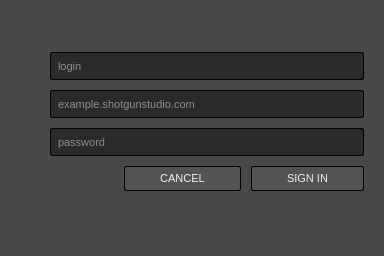
<?xml version="1.0" encoding="UTF-8"?>
<ui version="4.0">
 <class>LoginDialog</class>
 <widget class="QDialog" name="LoginDialog">
  <property name="windowModality">
   <enum>Qt::ApplicationModal</enum>
  </property>
  <property name="geometry">
   <rect>
    <x>0</x>
    <y>0</y>
    <width>384</width>
    <height>256</height>
   </rect>
  </property>
  <property name="windowTitle">
   <string>Shotgun Login</string>
  </property>
  <property name="windowIcon">
   <iconset resource="resources.qrc">
    <normaloff>:/res/shotgun_logo.png</normaloff>:/res/shotgun_logo.png</iconset>
  </property>
  <property name="styleSheet">
   <string notr="true">QWidget
{
    background-color:  rgb(72, 72, 72);
    color: rgb(240, 240, 240);
    selection-background-color: rgb(167, 167, 167);
    selection-color: rgb(26, 26, 26);
    font-size: 11px;
}

QPushButton
{
	background-color: rgb(83, 83, 83);
	border: 1px solid black;
	border-radius: 2px;
	padding: 5px;
	padding-left: 35px;
	padding-right: 35px;
}

QPushButton:focus
{
	border: 1px solid rgb(185, 185, 185);
}

QLineEdit
{
	background-color: rgb(42, 42, 42);
	border: 1px solid black;
	border-radius: 2px;
	padding: 5px;
}

QLineEdit:focus
{
	border: 1px solid rgb(48, 167, 227);
}</string>
  </property>
  <property name="modal">
   <bool>true</bool>
  </property>
  <layout class="QVBoxLayout" name="verticalLayout_2" stretch="1,0,1,0">
   <property name="spacing">
    <number>0</number>
   </property>
   <property name="margin">
    <number>20</number>
   </property>
   <item>
    <spacer name="top_spacer">
     <property name="orientation">
      <enum>Qt::Vertical</enum>
     </property>
     <property name="sizeHint" stdset="0">
      <size>
       <width>20</width>
       <height>0</height>
      </size>
     </property>
    </spacer>
   </item>
   <item>
    <layout class="QHBoxLayout" name="horizontalLayout" stretch="0,0">
     <property name="spacing">
      <number>10</number>
     </property>
     <item>
      <layout class="QVBoxLayout" name="verticalLayout_4">
       <item>
        <widget class="AspectPreservingLabel" name="logo">
         <property name="sizePolicy">
          <sizepolicy hsizetype="Preferred" vsizetype="Preferred">
           <horstretch>0</horstretch>
           <verstretch>0</verstretch>
          </sizepolicy>
         </property>
         <property name="maximumSize">
          <size>
           <width>250</width>
           <height>150</height>
          </size>
         </property>
         <property name="text">
          <string/>
         </property>
         <property name="alignment">
          <set>Qt::AlignCenter</set>
         </property>
         <property name="textInteractionFlags">
          <set>Qt::NoTextInteraction</set>
         </property>
        </widget>
       </item>
       <item>
        <spacer name="verticalSpacer_2">
         <property name="orientation">
          <enum>Qt::Vertical</enum>
         </property>
         <property name="sizeHint" stdset="0">
          <size>
           <width>20</width>
           <height>0</height>
          </size>
         </property>
        </spacer>
       </item>
      </layout>
     </item>
     <item>
      <layout class="QVBoxLayout" name="verticalLayout_3">
       <item>
        <widget class="QLineEdit" name="login">
         <property name="minimumSize">
          <size>
           <width>308</width>
           <height>0</height>
          </size>
         </property>
         <property name="placeholderText">
          <string>login</string>
         </property>
        </widget>
       </item>
       <item>
        <widget class="QLineEdit" name="site">
         <property name="minimumSize">
          <size>
           <width>308</width>
           <height>0</height>
          </size>
         </property>
         <property name="placeholderText">
          <string>example.shotgunstudio.com</string>
         </property>
        </widget>
       </item>
       <item>
        <widget class="QLineEdit" name="password">
         <property name="minimumSize">
          <size>
           <width>308</width>
           <height>0</height>
          </size>
         </property>
         <property name="echoMode">
          <enum>QLineEdit::Password</enum>
         </property>
         <property name="placeholderText">
          <string>password</string>
         </property>
        </widget>
       </item>
       <item>
        <layout class="QHBoxLayout" name="horizontalLayout_2" stretch="1,0,0">
         <property name="spacing">
          <number>10</number>
         </property>
         <item>
          <spacer name="sign_in_hspacer">
           <property name="orientation">
            <enum>Qt::Horizontal</enum>
           </property>
           <property name="sizeHint" stdset="0">
            <size>
             <width>40</width>
             <height>20</height>
            </size>
           </property>
          </spacer>
         </item>
         <item>
          <widget class="QPushButton" name="cancel">
           <property name="styleSheet">
            <string notr="true"/>
           </property>
           <property name="text">
            <string>CANCEL</string>
           </property>
           <property name="autoDefault">
            <bool>false</bool>
           </property>
           <property name="flat">
            <bool>true</bool>
           </property>
          </widget>
         </item>
         <item>
          <widget class="QPushButton" name="sign_in">
           <property name="styleSheet">
            <string notr="true"/>
           </property>
           <property name="text">
            <string>SIGN IN</string>
           </property>
           <property name="autoDefault">
            <bool>false</bool>
           </property>
           <property name="default">
            <bool>true</bool>
           </property>
           <property name="flat">
            <bool>true</bool>
           </property>
          </widget>
         </item>
        </layout>
       </item>
       <item>
        <spacer name="verticalSpacer">
         <property name="orientation">
          <enum>Qt::Vertical</enum>
         </property>
         <property name="sizeHint" stdset="0">
          <size>
           <width>20</width>
           <height>0</height>
          </size>
         </property>
        </spacer>
       </item>
      </layout>
     </item>
    </layout>
   </item>
   <item>
    <spacer name="verticalSpacer_3">
     <property name="orientation">
      <enum>Qt::Vertical</enum>
     </property>
     <property name="sizeHint" stdset="0">
      <size>
       <width>20</width>
       <height>0</height>
      </size>
     </property>
    </spacer>
   </item>
   <item>
    <widget class="QLabel" name="message">
     <property name="sizePolicy">
      <sizepolicy hsizetype="Expanding" vsizetype="Preferred">
       <horstretch>0</horstretch>
       <verstretch>0</verstretch>
      </sizepolicy>
     </property>
     <property name="text">
      <string/>
     </property>
     <property name="alignment">
      <set>Qt::AlignCenter</set>
     </property>
    </widget>
   </item>
  </layout>
 </widget>
 <customwidgets>
  <customwidget>
   <class>AspectPreservingLabel</class>
   <extends>QLabel</extends>
   <header>..aspect_preserving_label</header>
  </customwidget>
 </customwidgets>
 <resources>
  <include location="resources.qrc"/>
 </resources>
 <connections/>
</ui>
